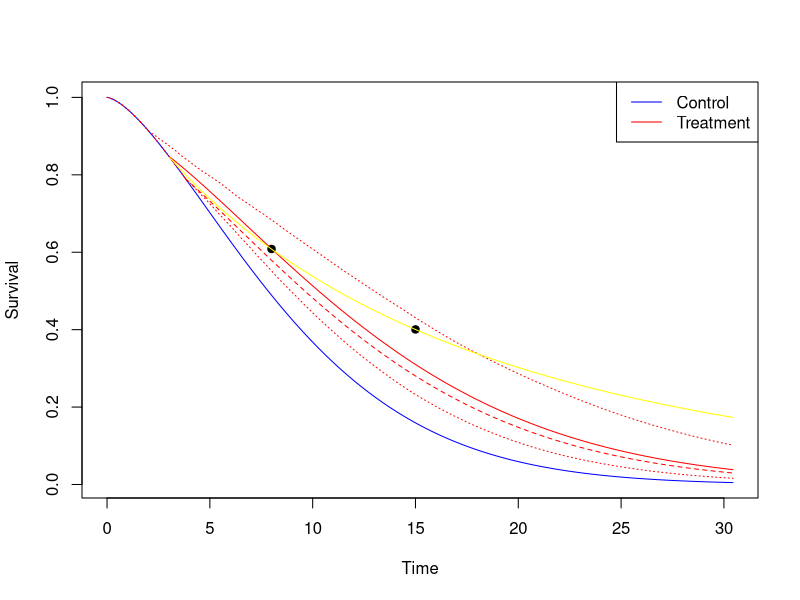

Write R code to recreate this figure. (Note: this script raises an error after producing the figure.)
##We are eliciting as normal
#Then comparing the two scenarios
#Scenario 1: we do not allow gamma1 to vary
#Scenario 2: we are sampling two timepoints and fixing   

library(nleqslv)
library(survival)

# Plotting the control and median treatment curve -------------------------
bigTdist <- qnorm(0.5, mean = 3, sd = 0.741)
lambda2 <- 0.1
gamma2 <- 1.5


HRdist <- qbeta(0.5, 6.63, 4.5)
gamma1 <- 1.5

chosenLength <- 20

controltime <- seq(0, exp((1.527/gamma2)-log(lambda2))*1.1, by=0.01)
controlsurv <- exp(-(lambda2*controltime)^gamma2)
plot(controltime, controlsurv, type="l", col="blue", ylab="Survival", xlab = "Time")

#Plotting the median treatment curve

treatmenttime <- seq(bigTdist, exp((1.527/gamma2)-log(lambda2))*1.1, by=0.01)

lambda1 <- exp((1/gamma2)*log(HRdist)+log(lambda2))
treatmentsurv <- exp(-(lambda2*bigTdist)^gamma2 - lambda1^gamma1*(treatmenttime^gamma1-bigTdist^gamma1))

lines(treatmenttime, treatmentsurv, col="red")

legend("topright", legend = c("Control", "Treatment"), lty=1, col=c("blue", "red"))

# Showing how assurance works in the first scenario -------------------------
bigT <- rnorm(1, mean = 3, sd = 0.741)
HR <- rbeta(1, 6.63, 4.5)
lambda1 <- exp((1/gamma2)*log(HR)+log(lambda2))

treatmenttime <- seq(bigT, exp((1.527/gamma2)-log(lambda2))*1.1, by=0.01)
treatmentsurv <- exp(-(lambda2*bigT)^gamma2 - lambda1^gamma1*(treatmenttime^gamma1-bigT^gamma1))
lines(treatmenttime, treatmentsurv, col="red", lty=2)

# Showing how assurance works in the second scenario -------------------------
bigTVec <- rnorm(500, mean = 3, sd = 0.741)
HRVec <- rbeta(500, 6.63, 4.5)
lambda1vec <- exp((1/gamma2)*log(HRVec)+log(lambda2))

time <- seq(0, exp((1.527/gamma2)-log(lambda2))*1.1, by=0.01)
SimMatrix <- matrix(NA, nrow = 500, ncol=length(time))

for (i in 1:500){
  bigT <- bigTVec[i]
  lambda1 <- lambda1vec[i]
  
  controltime <- seq(0, bigT, by=0.01)
  controlsurv <- exp(-(lambda2*controltime)^gamma2)
  
  treatmenttime <- seq(bigT, exp((1.527/gamma2)-log(lambda2))*1.1, by=0.01)
  treatmentsurv <- exp(-(lambda2*bigT)^gamma2 - lambda1^gamma1*(treatmenttime^gamma1-bigT^gamma1))
  
  timecombined <- c(controltime, treatmenttime)[1:length(time)]
  survcombined <- c(controlsurv, treatmentsurv)[1:length(time)]
  
  
  SimMatrix[i,] <- survcombined
  
}

lowerbound <- rep(NA, length(time))
upperbound <- rep(NA, length(time))
for (j in 1:length(time)){
  lowerbound[j] <- quantile(SimMatrix[,j], 0.1, na.rm = T)
  upperbound[j] <- quantile(SimMatrix[,j], 0.9, na.rm = T)
}

lines(time, lowerbound, col="red", lty=3)
lines(time, upperbound, col="red", lty=3)


#SHowing what goes on behind the scenes
bigTdist <- qnorm(0.5, mean = 3, sd = 0.741)
lambda2 <- 0.1
gamma2 <- 1.5

HRdist <- qbeta(0.5, 6.63, 4.5)
gamma1 <- 1.5

chosenLength <- 20

timechosen1 <- floor(0.4*chosenLength)
timechosen2 <- floor(0.75*chosenLength)

sampledpoint1 <- sample(na.omit(SimMatrix[,which(time==timechosen1)]), 1)
sampledpoint2 <- sample(na.omit(SimMatrix[,which(time==timechosen2)]), 1)

if (sampledpoint1>sampledpoint2){
  points(timechosen1, sampledpoint1, pch=19)
  points(timechosen2, sampledpoint2, pch=19)
  
  dslnex <- function(x) {
    y <- numeric(2)
    y[1] <- exp(-(lambda2*bigTdist)^gamma2-x[1]^x[2]*(timechosen1^x[2]-bigTdist^x[2])) - sampledpoint1
    y[2] <- exp(-(lambda2*bigTdist)^gamma2-x[1]^x[2]*(timechosen2^x[2]-bigTdist^x[2])) - sampledpoint2
    y
  }
  
  
  xstart <- c(0.05,1)
  
  output <- nleqslv(xstart, dslnex)
  
  lambda1 <- output$x[1]
  gamma1 <- output$x[2]
  
  
  treatmenttime <- seq(bigT, exp((1.527/gamma2)-log(lambda2))*1.1, by=0.01)
  treatmentsurv <- exp(-(lambda2*bigT)^gamma2 - lambda1^gamma1*(treatmenttime^gamma1-bigT^gamma1))
  
  lines(treatmenttime, treatmentsurv, col="yellow")
}



# Performing the assurance calculation for the first scenario -------------------------

lambda2 <- 0.1
gamma2 <- 1.5


gamma1 <- 1.5

chosenLength <- 20

assFunc <- function(n1, n2){
  assvec <- rep(NA, 100)
  for (i in 1:100){
    bigT <- rnorm(1, mean = 3, sd = 0.741)
    HR <- rbeta(1, 6.63, 4.5)
    lambda1 <- exp((1/gamma2)*log(HR)+log(lambda2))
    
    
    controldata <- data.frame(time = rweibull(n1, gamma2, 1/lambda2))
    
    CP <- exp(-(lambda2*bigT)^gamma2)[[1]]
    u <- runif(n2)
    
    suppressWarnings(z <- ifelse(u>CP, (1/lambda2)*exp(1/gamma2*log(-log(u))), exp((1/gamma1)*log(1/(lambda1^gamma1)*(-log(u)-(lambda2*bigT)^gamma2+lambda1^gamma1*bigT*gamma1)))))
    
    DataCombined <- data.frame(time = c(controldata$time, z),
                               group = c(rep("Control", n1), rep("Treatment", n2)))
    
    
    DataCombined$cens <- DataCombined$time < chosenLength
    
    DataCombined$cens <- DataCombined$cens*1
    
    if (sum(DataCombined$cens)==(n1+n2)){
      
    } else {
      DataCombined[DataCombined$cens==0,]$time <- chosenLength
    }
    
    test <- survdiff(Surv(time, cens)~group, data = DataCombined)
    assvec[i] <- test$chisq > qchisq(0.95, 1)
  }
  mean(assvec)
}

n1vec <- floor(seq(20, 200, length=40))
n2vec <- floor(seq(20, 200, length=40))

assVec <- rep(NA, length(n1vec))
for (i in 1:length(assVec)){
  assVec[i] <- assFunc(n1vec[i], n2vec[i])
}

ssvec <- n1vec + n2vec

asssmooth <- loess(assVec~ssvec)

plot(ssvec, predict(asssmooth), type="l",col = "green", ylim=c(0,1), xlab = "Total sample size", ylab="Assurance")


# Performing the assurance calculation for the second scenario -------------------------

timechosen1 <- floor(0.4*chosenLength)
timechosen2 <- floor(0.75*chosenLength)

bigTdist <- qnorm(0.5, mean = 3, sd = 0.741)
lambda2 <- 0.1
gamma2 <- 1.5

HRdist <- qbeta(0.5, 6.63, 4.5)
gamma1 <- 1.5

chosenLength <- 20


assFunc <- function(n1, n2){
  assvec <- rep(NA, 100)
  for (i in 1:100){
    sampledpoint1 <- sample(na.omit(SimMatrix[,which(time==timechosen1)]), 1)
    sampledpoint2 <- sample(na.omit(SimMatrix[,which(time==timechosen2)]), 1)
    
    if (sampledpoint1>sampledpoint2){
      bigT <- rnorm(1, mean = 3, sd = 0.741)
      
      dslnex <- function(x) {
        y <- numeric(2)
        y[1] <- exp(-(lambda2*bigT)^gamma2-x[1]^x[2]*(timechosen1^x[2]-bigT^x[2])) - sampledpoint1
        y[2] <- exp(-(lambda2*bigT)^gamma2-x[1]^x[2]*(timechosen2^x[2]-bigT^x[2])) - sampledpoint2
        y
      }
      
      
      xstart <- c(0.05,1)
      
      output <- nleqslv(xstart, dslnex)
      
      lambda1 <- output$x[1]
      gamma1 <- output$x[2]
      
      if (lambda1<0){
        lambda1 <- 0.000001
      }
      
      controldata <- data.frame(time = rweibull(n1, gamma2, 1/lambda2))
      
      CP <- exp(-(lambda2*bigT)^gamma2)[[1]]
      u <- runif(n2)
      
      suppressWarnings(z <- ifelse(u>CP, (1/lambda2)*exp(1/gamma2*log(-log(u))), exp((1/gamma1)*log(1/(lambda1^gamma1)*(-log(u)-(lambda2*bigT)^gamma2+lambda1^gamma1*bigT*gamma1)))))
      
      DataCombined <- data.frame(time = c(controldata$time, z),
                                 group = c(rep("Control", n1), rep("Treatment", n2)))
      
      DataCombined$cens <- DataCombined$time < chosenLength
      
      DataCombined$cens <- DataCombined$cens*1
      
      if (sum(DataCombined$cens)==(n1+n2)){
        
      } else {
        DataCombined[DataCombined$cens==0,]$time <- chosenLength
      }
      
      test <- survdiff(Surv(time, cens)~group, data = DataCombined)
      assvec[i] <- test$chisq > qchisq(0.95, 1)
    } 
    
    
  }
  mean(na.omit(assvec))
}

n1vec <- floor(seq(20, 200, length=40))
n2vec <- floor(seq(20, 200, length=40))

assVec <- rep(NA, length(n1vec))
for (i in 1:length(assVec)){
  assVec[i] <- assFunc(n1vec[i], n2vec[i])
}

ssvec <- n1vec + n2vec

asssmooth <- loess(assVec~ssvec)

lines(ssvec, predict(asssmooth), col = "orange")
